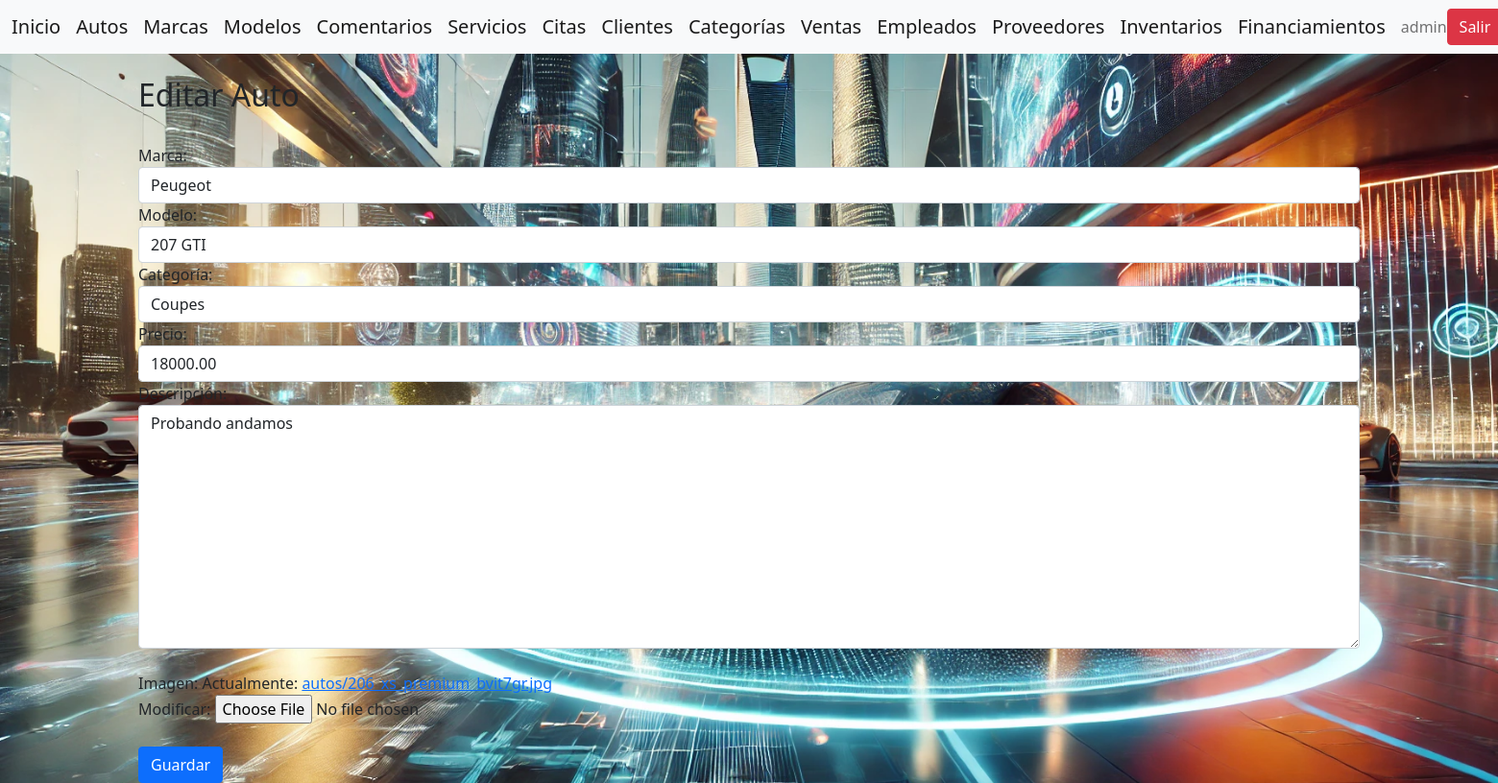
The page /gestion/autos/7/editar/ (signed in) on the database as committed earlier.
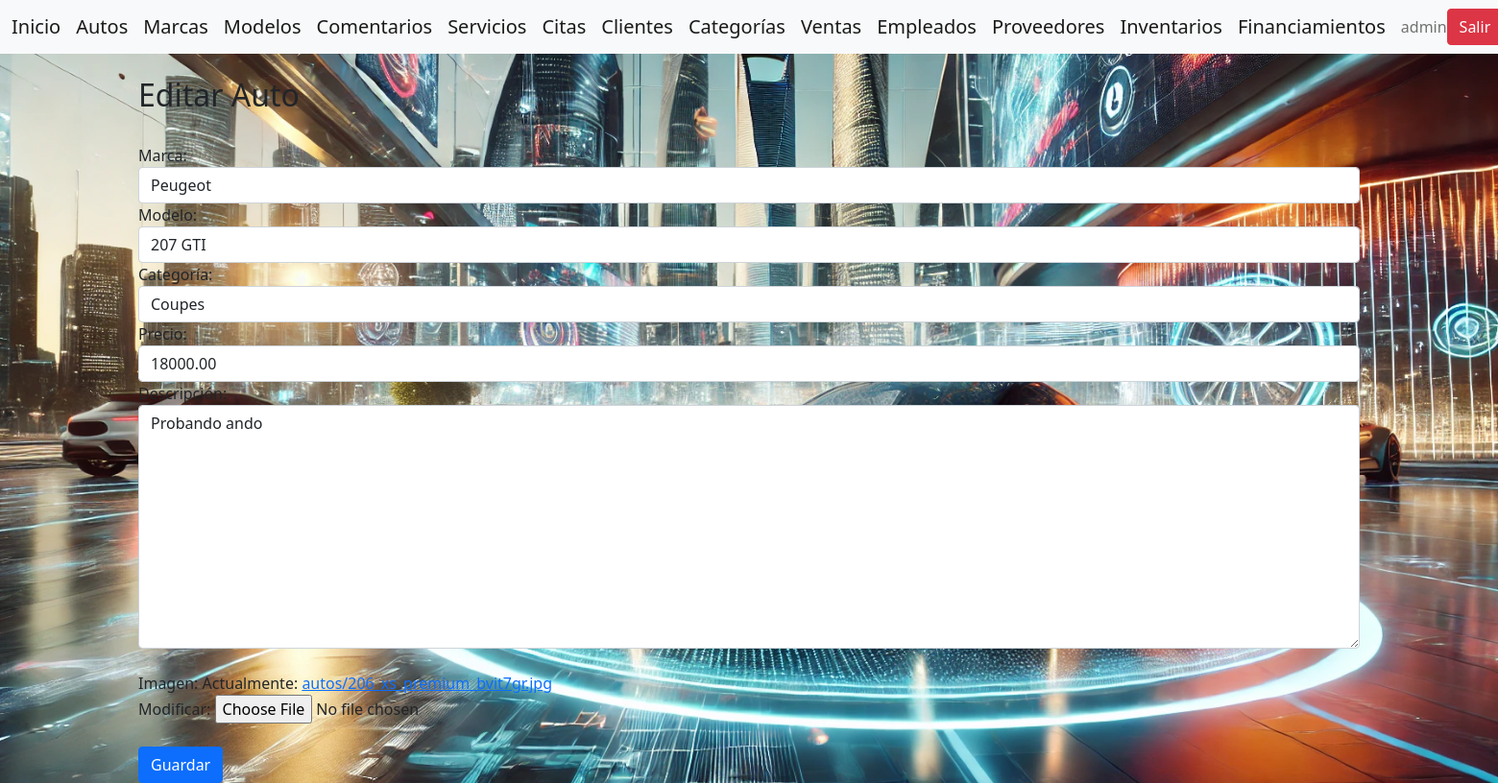
The same page on the database as committed later.
### gestion/models.py (models this page shows, shortened)
class Auto(models.Model):
    marca = models.ForeignKey(Marca, on_delete=models.CASCADE, default=1)
    modelo = models.ForeignKey(ModeloAuto, on_delete=models.CASCADE)
    categoria = models.ForeignKey(Categoria, on_delete=models.CASCADE)
    precio = models.DecimalField(max_digits=10, decimal_places=2)
    imagen = models.ImageField(upload_to='autos/')
    descripcion = models.TextField()

### gestion/views/auto_view.py (the view, shortened to what this page needs)
# urls.py: path('autos/<int:id>/editar/', auto_view.AutoUpdateView.as_view(), name='auto-update'),
@method_decorator([login_required, staff_required], name='dispatch')
class AutoUpdateView(View):
    def get(self, request, id, *args, **kwargs):
        repo = AutoRepository()
        auto = get_object_or_404(Auto, id=id)
        form = AutoForm(instance=auto)
        return render(request, 'autos/update.html', {'form': form, 'auto': auto})

### gestion/context_processors.py (called while the page is built)
def user_info(request):
    user = request.user if request.user.is_authenticated else None
    return {
        'authenticated_user': user
    }

def all_brands(request):
    brands = cache.get('brands')
    if brands is None:
        brands = Marca.objects.all()
        cache.set('brands', brands, 36000)  # Cache por 10 horas (36000 segundos)
    return {'all_brands': brands}

def all_categories(request):
    categories = cache.get('categories')
    if categories is None:
        categories = Categoria.objects.all()  # Devuelve objetos completos
        cache.set('categories', categories, 36000)  # Cache por 10 horas (36000 segundos)
    return {'all_categories': categories}

### gestion/models.py (called while the page is built)
    def __str__(self):
        return self.nombre

    def __str__(self):
        return f'{self.nombre}'

    def __str__(self):
        return self.nombre

### gestion/templates/autos/update.html (shortened to what this page needs)
{% extends 'home/base.html' %}
{% block content %}
<div class="container">
    <h2>Editar Auto</h2>
    <br>
    <form method="post" enctype="multipart/form-data">
        <div class="form-group">
            <label for="id_marca">Marca:</label>
            {{ form.marca }}
        </div>
        <div class="form-group">
            <label for="id_modelo">Modelo:</label>
            {{ form.modelo }}
        </div>
        <div class="form-group">
            <label for="id_categoria">Categoría:</label>
            {{ form.categoria }}
        </div>
        <div class="form-group">
            <label for="id_precio">Precio:</label>
            {{ form.precio }}
        </div>
        <div class="form-group">
            <label for="id_descripcion">Descripción:</label>
            {{ form.descripcion }}
        </div>
        <br>
        <div class="form-group">
            <label for="id_imagen">Imagen:</label>
            {{ form.imagen }}
        </div>
        <br>
        <button type="submit" class="btn btn-primary">Guardar</button>
    </form>
</div>
{% endblock %}

Rows that differ between the two databases and show on the page:
changed Auto "Peugeot": descripcion "Probando andamos" → "Probando ando"
